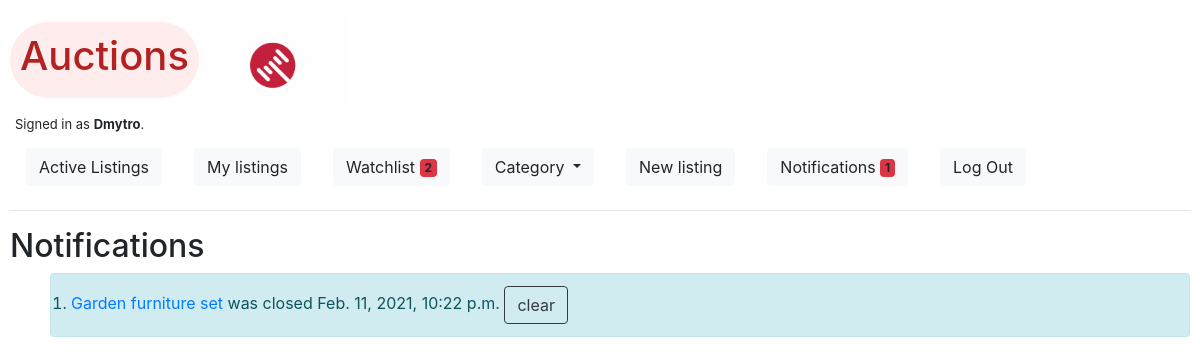
/notifications (signed in), run on an earlier commit of the app's database.
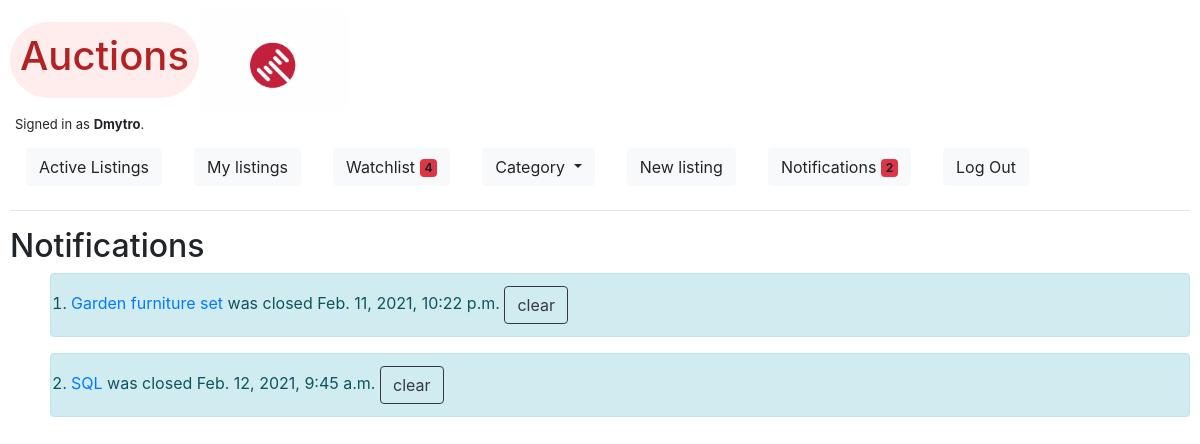
And on a later commit of the database.
### auctions/models.py (models this page shows, shortened)
class User(AbstractUser):
    pass

class Notification(models.Model):
    datetime = models.DateTimeField(auto_now_add=True, blank=True)
    user = models.ForeignKey(User, on_delete=models.CASCADE, related_name="user_notifications")
    listing = models.ForeignKey(Listing, on_delete=models.CASCADE, related_name="listing_notifications")

class Listing(models.Model):
    class Category(models.TextChoices):
        HOME = 'HM', _('Home')
        ELECTRONICS = 'EL', _('Electronics')
        FASHION = 'FS', _('Fashion')
        HEALTH_BEAUTY = 'HB', _('Health & Beauty')
        MOTORS = 'GR', _('Motors')
        COLLECTIBLES = 'CL', _('Collectibles')
        SPORTS = 'SP', _('Sports')
        HOME_GARDEN = 'GA', _('Garden')
        DEALS = 'DE', _('Deals')
        UNDER_TEN = 'UT', _('Under $10')
        PETS = 'PT', _('Pets')
        TOYS = 'TY', _('Toys')
        OTHERS = 'OT', _('Others')
        __empty__ = _('(Unknown)')
    datetime = models.DateTimeField(auto_now_add=True)
    user = models.ForeignKey(User, on_delete=models.CASCADE, related_name="user_listings")
    title = models.CharField(max_length=255, unique=True)
    description = RichTextField(max_length=255)
    starting_price = models.DecimalField(max_digits=19, decimal_places=2)
    category = models.CharField(max_length=2, choices=Category.choices,
                                default=Category.OTHERS,
                                blank=True)
    watchlist = models.ManyToManyField(to=User, related_name="watch", blank=True)
    current_bid = models.DecimalField(max_digits=19, decimal_places=2, blank=True, null=True)
    is_active = models.BooleanField(default=True)

### auctions/views.py (the view)
# urls.py: path("notifications", views.notifications, name="notifications"),
@login_required
def notifications(request):
    if request.method == "POST":
        title = request.POST['notification']
        L = Listing.objects.filter(title=title).get()
        Notification.objects.filter(user=request.user).filter(listing=L).get().delete()
        notifications = Notification.objects.filter(user=request.user).all()
        return render(request, 'auctions/notifications.html', {
            "notifications": notifications,
        })
    elif request.method == "GET":
        notifications = Notification.objects.filter(user=request.user).all()
        return render(request, 'auctions/notifications.html', {
            "notifications": notifications,
        })

### auctions/templates/auctions/notifications.html (shortened to what this page needs)
{% extends "auctions/layout.html" %}
{% block body %}
    <h2>Notifications</h2>
    <ol>
        {% for notification in notifications %}
            <div class="alert alert-info" role="alert">
                <li>
                    <form method="POST">
                        <a href="{% url 'listing' notification.listing.title %}">
                            {{ notification.listing.title }}</a> was closed {{ notification.datetime }}
                        <button class="btn btn-outline-dark" type="submit" name='notification'
                        value="{{ notification.listing.title }}"> clear </button>
                    </form>
                </li>
            </div>
        {% endfor %}
    </ol>
{% endblock %}

### auctions/templates/auctions/layout.html (shortened to what this page needs)
{% load static %}
<!DOCTYPE html>
<html lang="en">
    <head>
        <link rel="stylesheet" href="https://stackpath.bootstrapcdn.com/bootstrap/4.4.1/css/bootstrap.min.css">
        <link rel="stylesheet" href="{% static 'auctions/styles.css' %}">
        <link rel="stylesheet" href="{% static 'auctions/color.css' %}">
        <script src="https://cdn.jsdelivr.net/npm/bootstrap@5.0.0-beta1/dist/js/bootstrap.min.js"></script>    </head>
    <body class="auctions">
        <div class="title">
            <div id="auction_logo"><h1>Auctions</h1></div>
            <div class="gif"></div>
        </div>
        <div id="is_authenticated">
            {% if user.is_authenticated %}
                Signed in as <strong>{{ user.username }}</strong>.
            {% else %}
                Not signed in.
            {% endif %}
        </div>
        <ul class="nav">
                <li class="nav-item">
                    <a class="nav-link" href="{% url 'index' %}">
                        <button type="button" class="btn btn-light">
                            Active Listings
                        </button>
                    </a>
                </li>
                {% if user.is_authenticated %}
                    <li class="nav-item">
                        <a class="nav-link" href="{% url 'my_listings' %}">
                            <button type="button" class="btn btn-light">
                                My listings
                            </button>
                        </a>
                    </li>
                    <li class="nav-item">
                        <a class="nav-link" href="{% url 'watchlist' %}">
                            <button type="button" class="btn btn-light">
                                Watchlist <span class="badge bg-danger">{% if request.user.watch.count != 0 %} {{ request.user.watch.count }} {% endif %}</span>
                              </button></a>
                    </li>
                    <li class="nav-item">
                        <div class="nav-link">
                            <a class="btn btn-light dropdown-toggle" href="#" role="button" id="dropdownMenuLink" data-toggle="dropdown" aria-haspopup="true" aria-expanded="false">
                            Category
                            </a>
                        </div>
                    </li>
                    <li class="nav-item">
                        <a class="nav-link" href="{% url 'new_listing' %}">
                            <button type="button" class="btn btn-light">
                                New listing
                            </button>
                        </a>
                    </li>
                    <li class="nav-item">
                        <a class="nav-link" href="{% url 'notifications' %}">
                            <button type="button" class="btn btn-light">
                                Notifications <span class="badge bg-danger">{% if request.user.user_notifications.count != 0 %} {{ request.user.user_notifications.count }} {% endif %}</span>
                              </button></a>
                    </li>
                    <li class="nav-item">
                        <a class="nav-link" href="{% url 'logout' %}">
                            <button type="button" class="btn btn-light">
                                Log Out
                            </button>
                        </a>
                    </li>
                {% endif %}
        </ul>
        <hr>
        {% block body %}
        {% endblock %}
    </body>
</html>

What changed in the data, as far as the page shows it:
changed User "Dmytro": user.watch.count "2" → "4"; user.user_notifications.count "1" → "2"
added Notification: listing "SQL", datetime "Feb. 12, 2021, 9:45 a.m."
